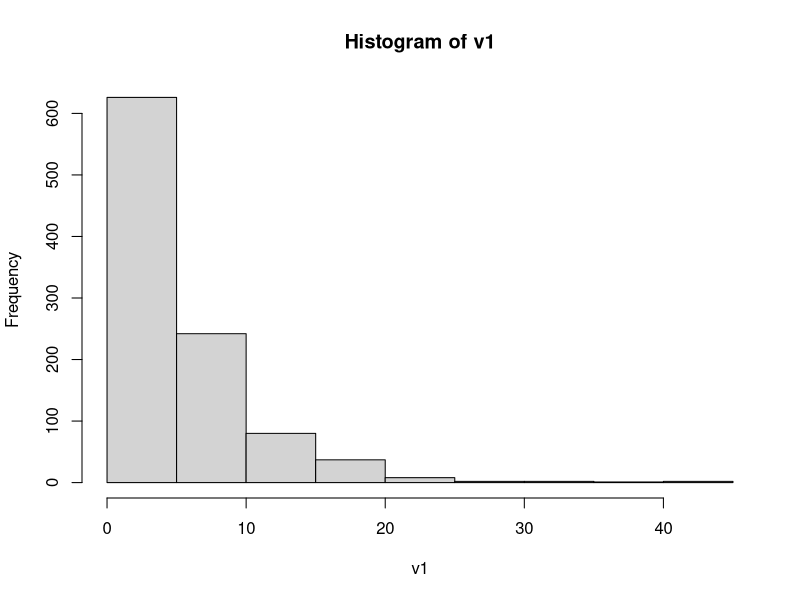
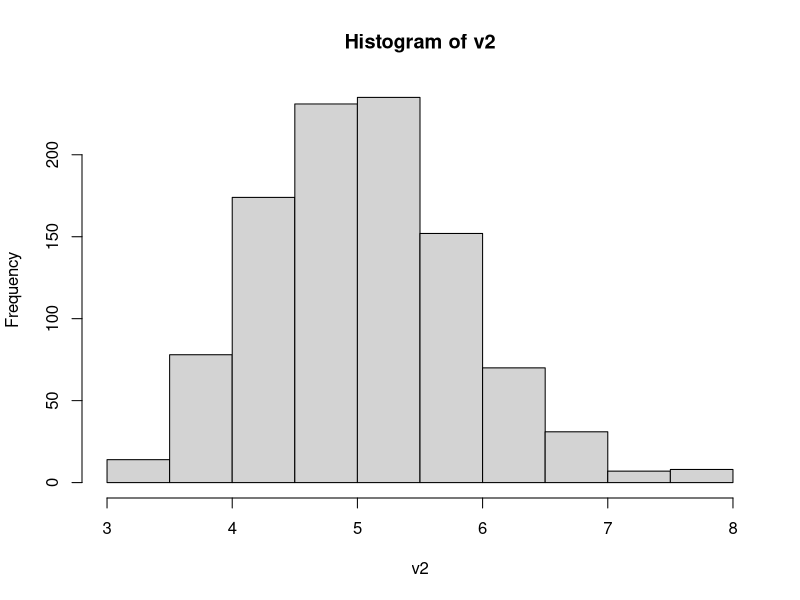

Here is the R script that generated these plots, in order:
## ---- chunk 1
lambda <- 0.2
mean.theoretical <- 1/lambda
sd.theoretical <- 1/lambda
## ---- chunk 2
v1 <- rexp(1000, lambda)
hist(v1)
## ---- chunk 3
v2 <- NULL
for(i in 1:1000) v2 <- c(v2, mean(rexp(40,lambda)))
hist(v2)
## ---- chunk 4
mean.theoretical
## ---- chunk 5
mean.sample <- mean(v2)
mean.sample
